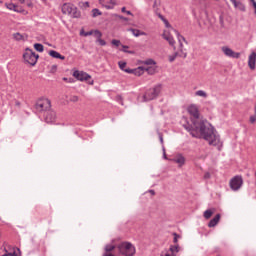
#> input picture TCGA-CS-4938-01Z-00-DX1_20x_17248_8864_256x256.png, 256 x 256 px, found by its file name
$ jupyter execute histogram_class3.ipynb
#> lines starting #> are read from the running program, lines starting #| are printed output that depends on the picture
[cell 1]
from PIL import Image
import cv2
import numpy as np
from matplotlib import pyplot as plt

[cell 2]
col_image = Image.open('/home/raja/kmit/classes/TCGA-CS-4938-01Z-00-DX1_20x_17248_8864_256x256.png')
#> col_image is the input picture: PIL image 256x256 RGB; mean R, G, B 215.1, 158.6, 184.7

[cell 3]
col_image

[cell 4]
#an L mode image, that means it is a single channel image - normally interpreted as greyscale.
#The L means that is just stores the Luminance
gray = col_image.convert('L')
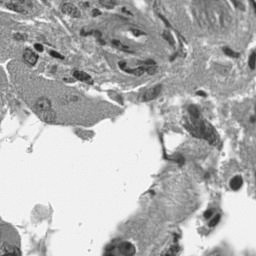
#> gray: PIL image 256x256 L; min 25, max 254, mean 178.5

[cell 5]
gray

[cell 6]
#change image as np array
np_gray1=np.array(gray)

[cell 7]
np_gray1.shape
#> Out = (256, 256)

[cell 8]
np_gray1[0,0]
#> Out = 122

[cell 9]
#change image as np array
np_col_image=np.array(col_image)

[cell 10]
np_col_image.shape
#> Out = (256, 256, 3)

[cell 11]
np_col_image[0,0,:]
#> Out = [177, 90, 145]

[cell 12]
gray_ravel=np_gray1.ravel()

[cell 13]
gray_ravel.shape
#> Out = (65536,)

[cell 14]
gray_ravel[0]
#> Out = 122

[cell 15]
color_ravel=np_col_image.ravel()

[cell 16]
color_ravel.shape
#> Out = (196608,)

[cell 17]
color_ravel[0],color_ravel[1],color_ravel[2]
#> Out = (177, 90, 145)

[cell 18]
#Histogram for gray image
plt.hist(gray_ravel,5,[0,256]); plt.show()
#> after `plt.hist(gray_ravel, 5, [0, 256])`:
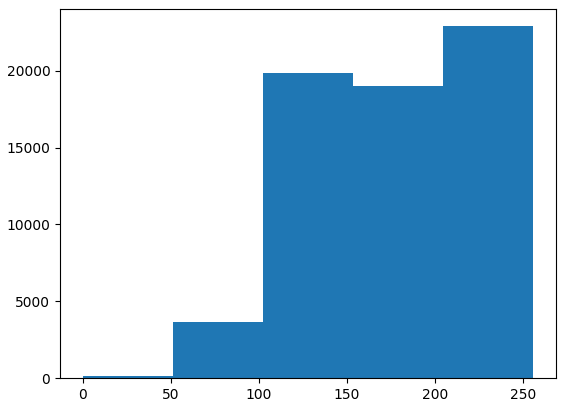
#> figure drawn by matplotlib, 1 panel; tallest bar 22897 high, from x = 204.8 to 256

[cell 19]
#seperate red ,green and blue channels
col_red=np_col_image[:,:,0]
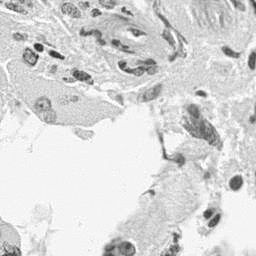
#> col_red: shape (256, 256); min 39, max 255, mean 215.1
col_green=np_col_image[:,:,1]
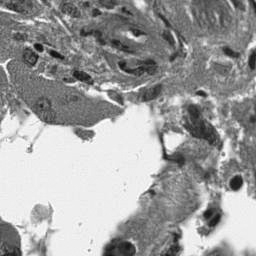
#> col_green: shape (256, 256); min 8, max 255, mean 158.6
col_blue=np_col_image[:,:,2]
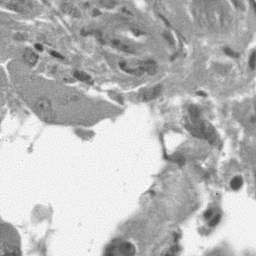
#> col_blue: shape (256, 256); min 57, max 255, mean 184.7

[cell 20]
col_red.shape,col_green.shape,col_blue.shape
#> Out = ((256, 256), (256, 256), (256, 256))

[cell 21]
col_red[0,0],col_green[0,0],col_blue[0,0]
#> Out = (177, 90, 145)

[cell 22]
#ravel the RGB channel
red_ravel=col_red.ravel()
green_ravel=col_green.ravel()
blue_ravel=col_blue.ravel()

[cell 23]
red_ravel.shape, green_ravel.shape, blue_ravel.shape
#> Out = ((65536,), (65536,), (65536,))

[cell 24]
#histogram for color image-channelwise
plt.title("Histogram for RED channel")
plt.hist(red_ravel,256,[0,256]); plt.show()
plt.title("Histogram for GREEN channel")
plt.hist(green_ravel,256,[0,256]); plt.show()
plt.title("Histogram for BLUE channel")
plt.hist(blue_ravel,256,[0,256]); plt.show()
#> after `plt.hist(blue_ravel, 256, [0, 256])`:
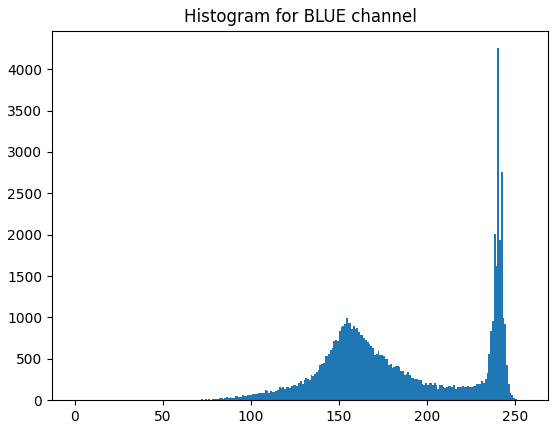
#> figure drawn by matplotlib, 1 panel; tallest bar 4254 high, from x = 240 to 241

[cell 25]
import cv2
import numpy as np
from matplotlib import pyplot as plt

#img = cv2.imread('home.jpg')
color = ('b','g','r')
for i,col in enumerate(color):
    histr = cv2.calcHist([np_col_image],[i],None,[256],[0,256])
    plt.plot(histr,color = col)
    plt.xlim([0,256])
plt.show()
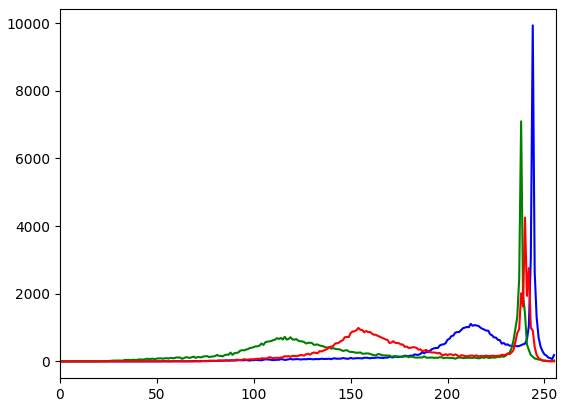
#> figure drawn by matplotlib, 1 panel; curve peaks at x = 244, y = 9935; curve peaks at x = 238, y = 7099; curve peaks at x = 240, y = 4254

[cell 26]
import cv2
import numpy as np
from matplotlib import pyplot as plt

#img = cv2.imread('home.jpg')
color = ('b','g','r')
for i,col in enumerate(color):
    histr = cv2.calcHist([np_col_image],[0],None,[256],[0,256])
    plt.plot(histr,color = 'b')
    plt.xlim([0,256])
plt.show()
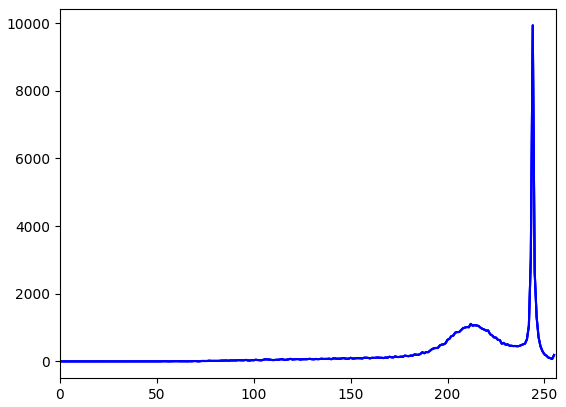
#> figure drawn by matplotlib, 1 panel; curve peaks at x = 244, y = 9935; curve peaks at x = 244, y = 9935; curve peaks at x = 244, y = 9935

[cell 27]
import cv2
import numpy as np
from matplotlib import pyplot as plt

#img = cv2.imread('home.jpg')
color = ('b','g','r')
for i,col in enumerate(color):
    histr = cv2.calcHist([np_col_image],[1],None,[256],[0,256])
    plt.plot(histr,color = 'g')
    plt.xlim([0,256])
plt.show()
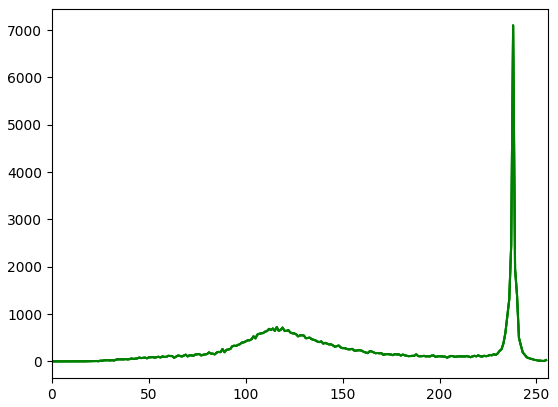
#> figure drawn by matplotlib, 1 panel; curve peaks at x = 238, y = 7099; curve peaks at x = 238, y = 7099; curve peaks at x = 238, y = 7099

[cell 28]
import cv2
import numpy as np
from matplotlib import pyplot as plt

#img = cv2.imread('home.jpg')
color = ('b','g','r')
for i,col in enumerate(color):
    histr = cv2.calcHist([np_col_image],[2],None,[256],[0,256])
    plt.plot(histr,color = 'r')
    plt.xlim([0,256])
plt.show()
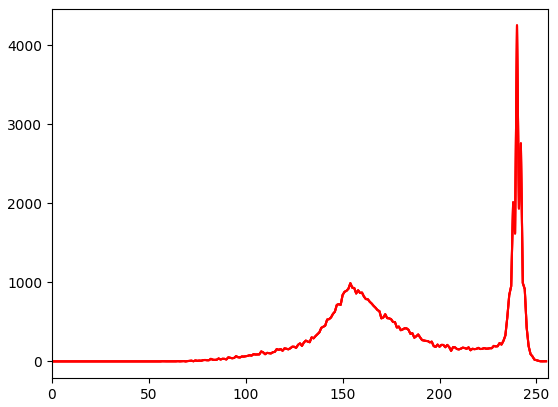
#> figure drawn by matplotlib, 1 panel; curve peaks at x = 240, y = 4254; curve peaks at x = 240, y = 4254; curve peaks at x = 240, y = 4254
